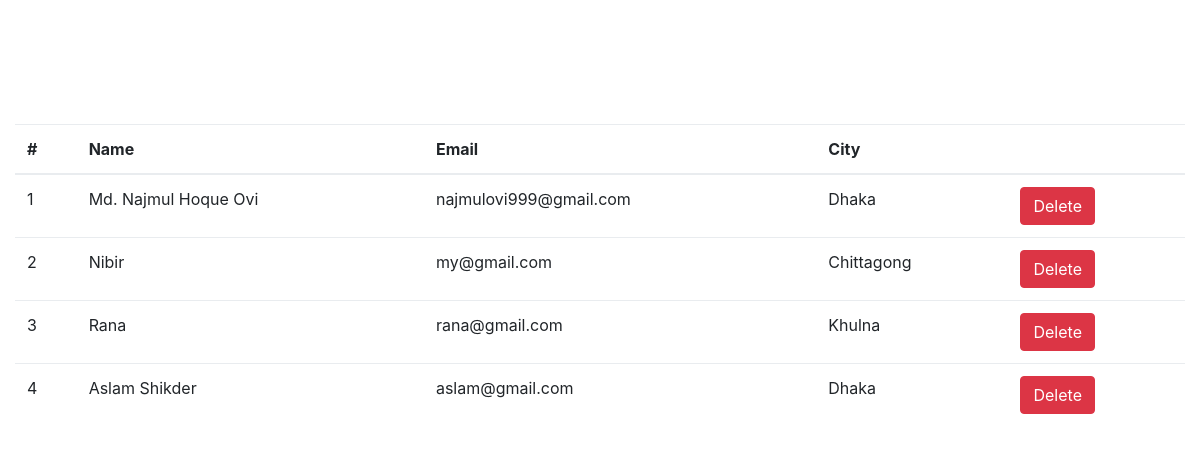
The page / on the database its author committed.
### tables this page shows
CREATE TABLE `student` (
  `id` int(11) NOT NULL,
  `name` varchar(255) NOT NULL,
  `email` varchar(255) NOT NULL,
  `city` varchar(50) NOT NULL
);

### index.php (the view, shortened to what this page needs)
<?php
    include('db.php');
    $sql="SELECT * FROM student";
    $stmt=$con->prepare($sql);
    $stmt->execute();
    $studentArr=$stmt->fetchAll(PDO::FETCH_ASSOC);
?>
<!DOCTYPE html>
<html lang="en">
    <head>
        <link href="css/bootstrap.min.css" rel="stylesheet">
    </head>
    <body style="padding-top: 100px">
        <div>&nbsp;</div>
        <div class="container">
            <div class="table-responsive">
                <table class="table">
                    <thead>
                        <tr>
                            <th>#</th>
                            <th>Name</th>
                            <th>Email</th>
                            <th>City</th>
                            <th></th>
                        </tr>
                    </thead>
                    <tbody>
                       <?php
                            $i=0;
                            foreach($studentArr as $list){
                                $i++;
                        ?>
                                <tr id="tr_<?php echo $list['id']?>">
                                    <td><?php echo $i?></td>
                                    <td><?php echo $list['name']?></td>
                                    <td><?php echo $list['email']?></td>
                                    <td><?php echo $list['city']?></td>
                                    <td><button type="button" class="btn btn-danger" style="cursor:pointer" onclick="delete_data('<?php echo $list['id']?>')">Delete</button></td>
                                </tr>
                        <?php } ?>
                    </tbody>
                </table>
            </div>
        </div>
    </body>
</html>

### rows shown on the page
student: name "Md. Najmul Hoque Ovi", email "najmulovi999@gmail.com", city "Dhaka"
student: name "Nibir", email "my@gmail.com", city "Chittagong"
student: name "Rana", email "rana@gmail.com", city "Khulna"
student: name "Aslam Shikder", email "aslam@gmail.com", city "Dhaka"
